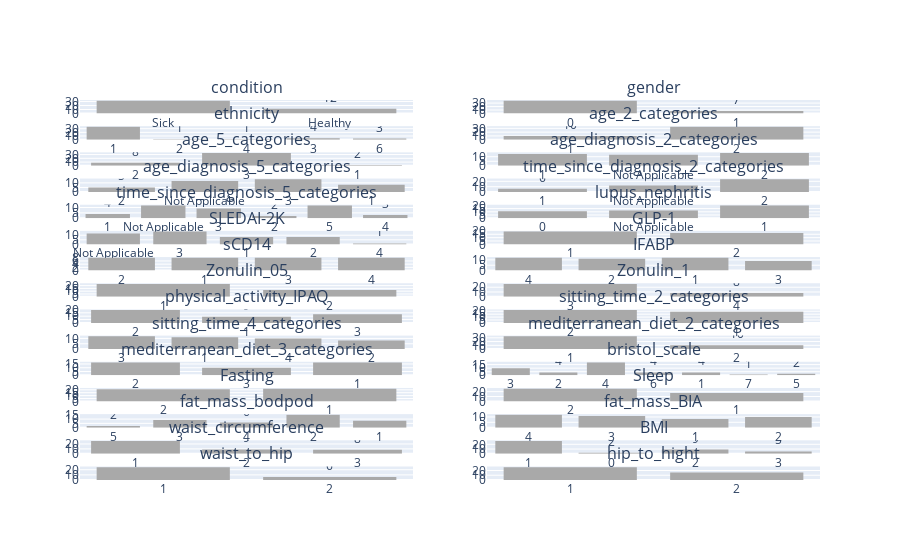

The code cell stored with this chart in its notebook:
### Markdown cell above
## Global Histograms

### Code cell
fig=make_subplots(rows=15, cols=2, subplot_titles=df.columns)

row=1
col=1

for column in df.columns:
    print(column)
    print(row, col)

    fig.add_trace(go.Histogram(x=df[column], showlegend=False, name=column, texttemplate="%{y}", marker_color='darkgray'),row=row, col=col)
    if col == 2:
        col = 1
        row += 1
    else:
        col += 1
fig.show()
plot(fig, filename='Histograms.html', auto_open=False)

### Figure 1 — Plotly figure (JSON) as saved in the notebook; plotly's stock layout.template omitted (floating-point values rounded to 4 significant figures)
{"data": [{"marker": {"color": "darkgray"}, "name": "condition", "showlegend": false, "texttemplate": "%{y}", "type": "histogram", "x": ["Sick", "Healthy", "Healthy", "Healthy", "Healthy", "Healthy", "Healthy", "Healthy", "Healthy", "Healthy", "Healthy", "Healthy", "Healthy", "Sick", "Sick", "Sick", "Sick", "Sick", "Sick", "Sick", "Sick", "Sick", "Sick", "Sick", "Sick", "Sick", "Sick", "Sick", "Sick", "Sick", "Sick", "Sick", "Sick", "Sick", "Sick", "Sick", "Sick", "Sick", "Sick", "Sick", "Sick", "Sick", "Sick", "Sick"], "xaxis": "x", "yaxis": "y"}, {"marker": {"color": "darkgray"}, "name": "gender", "showlegend": false, "texttemplate": "%{y}", "type": "histogram", "x": ["0", "0", "1", "0", "0", "0", "0", "0", "0", "0", "0", "0", "1", "1", "0", "0", "0", "0", "0", "0", "0", "0", "0", "0", "1", "0", "1", "1", "0", "0", "0", "0", "1", "0", "0", "0", "0", "0", "0", "0", "0", "0", "0", "0"], "xaxis": "x2", "yaxis": "y2"}, {"marker": {"color": "darkgray"}, "name": "ethnicity", "showlegend": false, "texttemplate": "%{y}", "type": "histogram", "x": ["1", "1", "1", "1", "1", "1", "1", "1", "1", "1", "1", "1", "1", "1", "2", "4", "1", "1", "1", "3", "1", "6", "1", "1", "1", "1", "1", "3", "1", "3", "1", "1", "1", "1", "1", "6", "6", "3", "1", "1", "1", "1", "1", "1"], "xaxis": "x3", "yaxis": "y3"}, {"marker": {"color": "darkgray"}, "name": "age_2_categories", "showlegend": false, "texttemplate": "%{y}", "type": "histogram", "x": ["1", "2", "2", "2", "2", "2", "2", "2", "2", "2", "2", "2", "2", "2", "2", "1", "2", "1", "2", "2", "2", "2", "2", "2", "1", "1", "2", "2", "2", "2", "2", "2", "2", "1", "1", "2", "2", "2", "1", "2", "1", "2", "2", "1"], "xaxis": "x4", "yaxis": "y4"}, {"marker": {"color": "darkgray"}, "name": "age_5_categories", "showlegend": false, "texttemplate": "%{y}", "type": "histogram", "x": ["2", "3", "3", "3", "3", "3", "3", "3", "3", "3", "3", "3", "3", "3", "3", "2", "3", "2", "3", "3", "3", "3", "3", "3", "2", "1", "3", "3", "3", "3", "3", "3", "3", "2", "2", "3", "3", "3", "2", "3", "2", "3", "3", "1"], "xaxis": "x5", "yaxis": "y5"}, {"marker": {"color": "darkgray"}, "name": "age_diagnosis_2_categories", "showlegend": false, "texttemplate": "%{y}", "type": "histogram", "x": ["1", "Not Applicable", "Not Applicable", "Not Applicable", "Not Applicable", "Not Applicable", "Not Applicable", "Not Applicable", "Not Applicable", "Not Applicable", "Not Applicable", "Not Applicable", "Not Applicable", null, "2", "1", "2", "1", "2", "2", "2", "1", "2", "1", "1", "1", "2", "2", "2", "1", null, null, "2", "1", "1", "2", "2", null, "1", "2", "1", null, "2", "1"], "xaxis": "x6", "yaxis": "y6"}, {"marker": {"color": "darkgray"}, "name": "age_diagnosis_5_categories", "showlegend": false, "texttemplate": "%{y}", "type": "histogram", "x": ["2", "Not Applicable", "Not Applicable", "Not Applicable", "Not Applicable", "Not Applicable", "Not Applicable", "Not Applicable", "Not Applicable", "Not Applicable", "Not Applicable", "Not Applicable", "Not Applicable", null, "3", "2", "3", "1", "3", "3", "3", "1", "3", "1", "2", "1", "3", "3", "3", "2", null, null, "3", "1", "1", "3", "3", null, "2", "3", "1", null, "3", "1"], "xaxis": "x7", "yaxis": "y7"}, {"marker": {"color": "darkgray"}, "name": "time_since_diagnosis_2_categories", "showlegend": false, "texttemplate": "%{y}", "type": "histogram", "x": ["1", "Not Applicable", "Not Applicable", "Not Applicable", "Not Applicable", "Not Applicable", "Not Applicable", "Not Applicable", "Not Applicable", "Not Applicable", "Not Applicable", "Not Applicable", "Not Applicable", "2", "1", "2", "2", "2", "2", "2", "2", "2", "2", "2", "2", "1", "2", "2", "2", "2", null, "2", "2", "1", "2", "2", "2", "2", "1", "2", "2", null, "2", "1"], "xaxis": "x8", "yaxis": "y8"}, {"marker": {"color": "darkgray"}, "name": "time_since_diagnosis_5_categories", "showlegend": false, "texttemplate": "%{y}", "type": "histogram", "x": ["1", "Not Applicable", "Not Applicable", "Not Applicable", "Not Applicable", "Not Applicable", "Not Applicable", "Not Applicable", "Not Applicable", "Not Applicable", "Not Applicable", "Not Applicable", "Not Applicable", "3", "2", "3", "5", "3", "5", "3", "3", "5", "4", "5", "3", "1", "4", "4", "5", "5", null, "3", "5", "2", "5", "5", "5", "5", "1", "5", "3", null, "3", "1"], "xaxis": "x9", "yaxis": "y9"}, {"marker": {"color": "darkgray"}, "name": "lupus_nephritis", "showlegend": false, "texttemplate": "%{y}", "type": "histogram", "x": ["0", "Not Applicable", "Not Applicable", "Not Applicable", "Not Applicable", "Not Applicable", "Not Applicable", "Not Applicable", "Not Applicable", "Not Applicable", "Not Applicable", "Not Applicable", "Not Applicable", "0", "1", "0", "1", "0", "1", "1", "1", "1", "1", "1", "1", "0", "1", "0", "0", "1", "0", "1", "1", "1", "1", "0", "0", "1", "1", "0", "1", null, "1", "1"], "xaxis": "x10", "yaxis": "y10"}, {"marker": {"color": "darkgray"}, "name": "SLEDAI-2K", "showlegend": false, "texttemplate": "%{y}", "type": "histogram", "x": [null, "Not Applicable", "Not Applicable", "Not Applicable", "Not Applicable", "Not Applicable", "Not Applicable", "Not Applicable", "Not Applicable", "Not Applicable", "Not Applicable", "Not Applicable", "Not Applicable", "3", "1", "2", "3", "2", "1", "3", "2", "2", "3", "1", "3", "3", "3", "2", "1", "3", "3", "2", "2", "1", "3", "3", "4", "3", "1", "3", "2", "3", "1", "1"], "xaxis": "x11", "yaxis": "y11"}, {"marker": {"color": "darkgray"}, "name": "GLP-1", "showlegend": false, "texttemplate": "%{y}", "type": "histogram", "x": ["1", "2", null, null, null, null, "2", "1", "1", "1", "1", "1", "1", "1", "2", "2", "1", "1", "2", "1", "1", "2", "2", "2", "2", "2", "2", "1", "2", null, "1", "1", "2", "1", "2", "2", null, null, "2", null, "1", "1", "1", "2"], "xaxis": "x12", "yaxis": "y12"}, {"marker": {"color": "darkgray"}, "name": "sCD14", "showlegend": false, "texttemplate": "%{y}", "type": "histogram", "x": ["2", null, null, null, null, null, "1", "2", "1", "1", "1", "1", null, "3", "4", "3", "4", "4", "4", "3", "1", "2", "4", null, "2", "2", "4", "3", "2", null, "3", "3", null, null, "4", "3", "4", null, "1", null, "1", "2", "3", "2"], "xaxis": "x13", "yaxis": "y13"}, {"marker": {"color": "darkgray"}, "name": "IFABP", "showlegend": false, "texttemplate": "%{y}", "type": "histogram", "x": ["4", "4", "4", "2", "2", "1", "1", "2", "3", "2", "2", "1", "3", "1", "1", "4", "4", "1", "4", "3", "1", "1", "4", "4", "2", "2", "3", "3", "1", "4", "2", "2", "4", "3", "4", "1", "3", "1", "2", "1", "2", "3", "4", "3"], "xaxis": "x14", "yaxis": "y14"}, {"marker": {"color": "darkgray"}, "name": "Zonulin_05", "showlegend": false, "texttemplate": "%{y}", "type": "histogram", "x": ["1", "1", null, null, null, null, "1", "1", "1", "1", "1", "1", "1", "1", "2", "2", "1", "2", "1", "1", "2", "2", "1", "2", "1", null, "2", "1", "2", null, "2", null, "2", "1", "2", "1", "1", null, "1", null, "1", "1", "2", "1"], "xaxis": "x15", "yaxis": "y15"}, {"marker": {"color": "darkgray"}, "name": "Zonulin_1", "showlegend": false, "texttemplate": "%{y}", "type": "histogram", "x": ["3", "3", null, null, null, null, "3", "3", "3", "3", "3", "3", "3", "3", "4", "4", "3", "3", "3", "3", "3", "3", "3", "4", "3", null, "4", "3", "4", null, "3", null, "4", "3", "4", "3", "3", null, "3", null, "3", "3", "4", "3"], "xaxis": "x16", "yaxis": "y16"}, {"marker": {"color": "darkgray"}, "name": "physical_activity_IPAQ", "showlegend": false, "texttemplate": "%{y}", "type": "histogram", "x": ["2", "2", "1", "3", "2", "2", "2", "3", "1", "1", "1", "2", "2", "2", "2", "2", "1", "3", "3", "3", "2", "2", "3", "3", "2", null, "2", "3", "3", "3", "1", "1", "1", null, "1", "2", "3", "3", "2", "3", "2", "2", "2", null], "xaxis": "x17", "yaxis": "y17"}, {"marker": {"color": "darkgray"}, "name": "sitting_time_2_categories", "showlegend": false, "texttemplate": "%{y}", "type": "histogram", "x": ["2", "1", "2", "2", "2", "2", "1", "1", "1", "1", "1", "1", "2", "2", "2", "2", "1", "2", "1", "2", "2", "2", "2", "1", "2", null, "1", "1", "2", "2", "1", "1", "1", null, "1", "1", "1", "2", "2", "2", "2", "2", "1", null], "xaxis": "x18", "yaxis": "y18"}, {"marker": {"color": "darkgray"}, "name": "sitting_time_4_categories", "showlegend": false, "texttemplate": "%{y}", "type": "histogram", "x": ["3", "1", "3", "3", "3", "4", "1", "1", "1", "2", "1", "1", "3", "4", "4", "4", "1", "3", "2", "3", "3", "4", "4", "2", "4", null, "2", "2", "3", "4", "1", "2", "2", null, "1", "1", "2", "4", "4", "3", "3", "3", "1", null], "xaxis": "x19", "yaxis": "y19"}, {"marker": {"color": "darkgray"}, "name": "mediterranean_diet_2_categories", "showlegend": false, "texttemplate": "%{y}", "type": "histogram", "x": ["1", "2", "2", "1", "1", "1", "1", "1", "2", "2", "2", "2", "1", "1", "1", "1", "1", "1", "1", "1", "1", "1", "1", "1", "1", "2", "1", "1", "1", "1", "1", "2", "1", "2", "1", "1", "1", "1", "1", "1", "1", "1", "1", "2"], "xaxis": "x20", "yaxis": "y20"}, {"marker": {"color": "darkgray"}, "name": "mediterranean_diet_3_categories", "showlegend": false, "texttemplate": "%{y}", "type": "histogram", "x": ["2", "3", "3", "2", "2", "2", "2", "2", "3", "3", "3", "3", "1", "2", "1", "2", "2", "1", "1", "2", "1", "1", "2", "1", "2", "3", "1", "1", "1", "1", "2", "3", "1", "3", "2", "1", "1", "1", "2", "1", "2", "2", "1", "3"], "xaxis": "x21", "yaxis": "y21"}, {"marker": {"color": "darkgray"}, "name": "bristol_scale", "showlegend": false, "texttemplate": "%{y}", "type": "histogram", "x": ["3", "2", "4", "4", "4", "4", "4", "4", "4", "4", "4", "4", "4", null, "3", "4", "6", "1", "1", "7", "3", "4", "4", "3", "1", "4", "6", "6", "4", "1", "2", "4", "6", "3", "5", "3", "5", "2", "4", "3", "2", "3", "3", "3"], "xaxis": "x22", "yaxis": "y22"}, {"marker": {"color": "darkgray"}, "name": "Fasting", "showlegend": false, "texttemplate": "%{y}", "type": "histogram", "x": ["2", "2", "1", "1", "1", "2", "1", "1", "2", "2", "1", "2", "1", "2", "1", "1", "2", "2", "1", "2", "1", "1", "1", "1", "1", "2", "1", "2", "1", "2", "1", "1", "1", "2", null, "1", "2", "2", "2", "2", "2", "2", "1", "2"], "xaxis": "x23", "yaxis": "y23"}, {"marker": {"color": "darkgray"}, "name": "Sleep", "showlegend": false, "texttemplate": "%{y}", "type": "histogram", "x": ["2", "2", "1", "1", "2", "1", "1", "1", "2", "1", "1", "2", "1", "2", "1", "2", "2", "2", "2", "2", "1", "1", "1", "2", "1", "2", "2", "1", "2", "2", "1", "2", "2", "2", null, "1", "2", "2", "2", "2", "2", "2", "1", "2"], "xaxis": "x24", "yaxis": "y24"}, {"marker": {"color": "darkgray"}, "name": "fat_mass_bodpod", "showlegend": false, "texttemplate": "%{y}", "type": "histogram", "x": ["5", null, "3", "4", "2", "2", "4", "2", "3", "3", "4", "2", "2", "3", "4", "3", "2", "1", "1", "4", "2", "1", "2", "1", "2", "2", null, null, null, "2", "3", "5", "1", "4", "3", "1", "1", "2", "2", "1", "3", "2", "3", "2"], "xaxis": "x25", "yaxis": "y25"}, {"marker": {"color": "darkgray"}, "name": "fat_mass_BIA", "showlegend": false, "texttemplate": "%{y}", "type": "histogram", "x": ["4", null, "3", "4", "3", "3", "4", "1", "3", "2", "4", "3", "2", "3", "3", "3", "2", "2", "1", "4", "2", "2", "3", "1", "2", "3", null, null, "1", "4", "3", "4", "1", "4", "2", "1", "1", "4", "2", "1", "4", "2", "4", "4"], "xaxis": "x26", "yaxis": "y26"}, {"marker": {"color": "darkgray"}, "name": "waist_circumference", "showlegend": false, "texttemplate": "%{y}", "type": "histogram", "x": ["1", null, "1", "1", "1", "1", "1", "2", "1", "1", "1", "1", "1", "2", "1", "1", "1", "3", "3", "1", "3", "3", "2", "3", "2", "3", "1", "1", "2", "1", "1", "1", "2", "1", "1", "2", "3", "1", "2", "3", "1", "1", "1", "2"], "xaxis": "x27", "yaxis": "y27"}, {"marker": {"color": "darkgray"}, "name": "BMI", "showlegend": false, "texttemplate": "%{y}", "type": "histogram", "x": ["1", null, "1", "0", "1", "1", "1", "2", "1", "1", "0", "2", "1", "1", "1", "1", "1", "3", "3", "1", "2", "2", "1", "3", "1", "3", "1", "1", "2", "1", "1", "1", "2", "1", "1", "1", "3", "1", "2", "2", "1", "1", "1", "2"], "xaxis": "x28", "yaxis": "y28"}, {"marker": {"color": "darkgray"}, "name": "waist_to_hip", "showlegend": false, "texttemplate": "%{y}", "type": "histogram", "x": [null, null, "1", "1", "1", "1", null, "1", "1", "1", "1", "1", "1", null, "1", null, "1", null, "2", "1", "1", "1", "2", "2", null, null, "1", "1", "1", "1", "1", null, "2", null, "1", "1", "2", "1", null, "2", null, "1", "1", null], "xaxis": "x29", "yaxis": "y29"}, {"marker": {"color": "darkgray"}, "name": "hip_to_hight", "showlegend": false, "texttemplate": "%{y}", "type": "histogram", "x": ["1", null, "1", "1", "1", "1", "1", "2", "1", "1", "1", "1", "1", "2", "1", "1", "1", "2", "2", "1", "2", "2", "2", "2", "2", "2", "1", "1", "2", "1", "1", "2", "2", "1", "1", "1", "2", "1", "2", "2", "1", "1", "1", "1"], "xaxis": "x30", "yaxis": "y30"}], "layout": {"annotations": [{"font": {"size": 16}, "showarrow": false, "text": "condition", "x": 0.225, "xanchor": "center", "xref": "paper", "y": 1, "yanchor": "bottom", "yref": "paper"}, {"font": {"size": 16}, "showarrow": false, "text": "gender", "x": 0.775, "xanchor": "center", "xref": "paper", "y": 1, "yanchor": "bottom", "yref": "paper"}, {"font": {"size": 16}, "showarrow": false, "text": "ethnicity", "x": 0.225, "xanchor": "center", "xref": "paper", "y": 0.9311, "yanchor": "bottom", "yref": "paper"}, {"font": {"size": 16}, "showarrow": false, "text": "age_2_categories", "x": 0.775, "xanchor": "center", "xref": "paper", "y": 0.9311, "yanchor": "bottom", "yref": "paper"}, {"font": {"size": 16}, "showarrow": false, "text": "age_5_categories", "x": 0.225, "xanchor": "center", "xref": "paper", "y": 0.8622, "yanchor": "bottom", "yref": "paper"}, {"font": {"size": 16}, "showarrow": false, "text": "age_diagnosis_2_categories", "x": 0.775, "xanchor": "center", "xref": "paper", "y": 0.8622, "yanchor": "bottom", "yref": "paper"}, {"font": {"size": 16}, "showarrow": false, "text": "age_diagnosis_5_categories", "x": 0.225, "xanchor": "center", "xref": "paper", "y": 0.7933, "yanchor": "bottom", "yref": "paper"}, {"font": {"size": 16}, "showarrow": false, "text": "time_since_diagnosis_2_categories", "x": 0.775, "xanchor": "center", "xref": "paper", "y": 0.7933, "yanchor": "bottom", "yref": "paper"}, {"font": {"size": 16}, "showarrow": false, "text": "time_since_diagnosis_5_categories", "x": 0.225, "xanchor": "center", "xref": "paper", "y": 0.7244, "yanchor": "bottom", "yref": "paper"}, {"font": {"size": 16}, "showarrow": false, "text": "lupus_nephritis", "x": 0.775, "xanchor": "center", "xref": "paper", "y": 0.7244, "yanchor": "bottom", "yref": "paper"}, {"font": {"size": 16}, "showarrow": false, "text": "SLEDAI-2K", "x": 0.225, "xanchor": "center", "xref": "paper", "y": 0.6556, "yanchor": "bottom", "yref": "paper"}, {"font": {"size": 16}, "showarrow": false, "text": "GLP-1", "x": 0.775, "xanchor": "center", "xref": "paper", "y": 0.6556, "yanchor": "bottom", "yref": "paper"}, {"font": {"size": 16}, "showarrow": false, "text": "sCD14", "x": 0.225, "xanchor": "center", "xref": "paper", "y": 0.5867, "yanchor": "bottom", "yref": "paper"}, {"font": {"size": 16}, "showarrow": false, "text": "IFABP", "x": 0.775, "xanchor": "center", "xref": "paper", "y": 0.5867, "yanchor": "bottom", "yref": "paper"}, {"font": {"size": 16}, "showarrow": false, "text": "Zonulin_05", "x": 0.225, "xanchor": "center", "xref": "paper", "y": 0.5178, "yanchor": "bottom", "yref": "paper"}, {"font": {"size": 16}, "showarrow": false, "text": "Zonulin_1", "x": 0.775, "xanchor": "center", "xref": "paper", "y": 0.5178, "yanchor": "bottom", "yref": "paper"}, {"font": {"size": 16}, "showarrow": false, "text": "physical_activity_IPAQ", "x": 0.225, "xanchor": "center", "xref": "paper", "y": 0.4489, "yanchor": "bottom", "yref": "paper"}, {"font": {"size": 16}, "showarrow": false, "text": "sitting_time_2_categories", "x": 0.775, "xanchor": "center", "xref": "paper", "y": 0.4489, "yanchor": "bottom", "yref": "paper"}, {"font": {"size": 16}, "showarrow": false, "text": "sitting_time_4_categories", "x": 0.225, "xanchor": "center", "xref": "paper", "y": 0.38, "yanchor": "bottom", "yref": "paper"}, {"font": {"size": 16}, "showarrow": false, "text": "mediterranean_diet_2_categories", "x": 0.775, "xanchor": "center", "xref": "paper", "y": 0.38, "yanchor": "bottom", "yref": "paper"}, {"font": {"size": 16}, "showarrow": false, "text": "mediterranean_diet_3_categories", "x": 0.225, "xanchor": "center", "xref": "paper", "y": 0.3111, "yanchor": "bottom", "yref": "paper"}, {"font": {"size": 16}, "showarrow": false, "text": "bristol_scale", "x": 0.775, "xanchor": "center", "xref": "paper", "y": 0.3111, "yanchor": "bottom", "yref": "paper"}, {"font": {"size": 16}, "showarrow": false, "text": "Fasting", "x": 0.225, "xanchor": "center", "xref": "paper", "y": 0.2422, "yanchor": "bottom", "yref": "paper"}, {"font": {"size": 16}, "showarrow": false, "text": "Sleep", "x": 0.775, "xanchor": "center", "xref": "paper", "y": 0.2422, "yanchor": "bottom", "yref": "paper"}, {"font": {"size": 16}, "showarrow": false, "text": "fat_mass_bodpod", "x": 0.225, "xanchor": "center", "xref": "paper", "y": 0.1733, "yanchor": "bottom", "yref": "paper"}, {"font": {"size": 16}, "showarrow": false, "text": "fat_mass_BIA", "x": 0.775, "xanchor": "center", "xref": "paper", "y": 0.1733, "yanchor": "bottom", "yref": "paper"}, {"font": {"size": 16}, "showarrow": false, "text": "waist_circumference", "x": 0.225, "xanchor": "center", "xref": "paper", "y": 0.1044, "yanchor": "bottom", "yref": "paper"}, {"font": {"size": 16}, "showarrow": false, "text": "BMI", "x": 0.775, "xanchor": "center", "xref": "paper", "y": 0.1044, "yanchor": "bottom", "yref": "paper"}, {"font": {"size": 16}, "showarrow": false, "text": "waist_to_hip", "x": 0.225, "xanchor": "center", "xref": "paper", "y": 0.03556, "yanchor": "bottom", "yref": "paper"}, {"font": {"size": 16}, "showarrow": false, "text": "hip_to_hight", "x": 0.775, "xanchor": "center", "xref": "paper", "y": 0.03556, "yanchor": "bottom", "yref": "paper"}], "xaxis": {"anchor": "y", "domain": [0, 0.45]}, "xaxis10": {"anchor": "y10", "domain": [0.55, 1]}, "xaxis11": {"anchor": "y11", "domain": [0, 0.45]}, "xaxis12": {"anchor": "y12", "domain": [0.55, 1]}, "xaxis13": {"anchor": "y13", "domain": [0, 0.45]}, "xaxis14": {"anchor": "y14", "domain": [0.55, 1]}, "xaxis15": {"anchor": "y15", "domain": [0, 0.45]}, "xaxis16": {"anchor": "y16", "domain": [0.55, 1]}, "xaxis17": {"anchor": "y17", "domain": [0, 0.45]}, "xaxis18": {"anchor": "y18", "domain": [0.55, 1]}, "xaxis19": {"anchor": "y19", "domain": [0, 0.45]}, "xaxis2": {"anchor": "y2", "domain": [0.55, 1]}, "xaxis20": {"anchor": "y20", "domain": [0.55, 1]}, "xaxis21": {"anchor": "y21", "domain": [0, 0.45]}, "xaxis22": {"anchor": "y22", "domain": [0.55, 1]}, "xaxis23": {"anchor": "y23", "domain": [0, 0.45]}, "xaxis24": {"anchor": "y24", "domain": [0.55, 1]}, "xaxis25": {"anchor": "y25", "domain": [0, 0.45]}, "xaxis26": {"anchor": "y26", "domain": [0.55, 1]}, "xaxis27": {"anchor": "y27", "domain": [0, 0.45]}, "xaxis28": {"anchor": "y28", "domain": [0.55, 1]}, "xaxis29": {"anchor": "y29", "domain": [0, 0.45]}, "xaxis3": {"anchor": "y3", "domain": [0, 0.45]}, "xaxis30": {"anchor": "y30", "domain": [0.55, 1]}, "xaxis4": {"anchor": "y4", "domain": [0.55, 1]}, "xaxis5": {"anchor": "y5", "domain": [0, 0.45]}, "xaxis6": {"anchor": "y6", "domain": [0.55, 1]}, "xaxis7": {"anchor": "y7", "domain": [0, 0.45]}, "xaxis8": {"anchor": "y8", "domain": [0.55, 1]}, "xaxis9": {"anchor": "y9", "domain": [0, 0.45]}, "yaxis": {"anchor": "x", "domain": [0.9644, 1]}, "yaxis10": {"anchor": "x10", "domain": [0.6889, 0.7244]}, "yaxis11": {"anchor": "x11", "domain": [0.62, 0.6556]}, "yaxis12": {"anchor": "x12", "domain": [0.62, 0.6556]}, "yaxis13": {"anchor": "x13", "domain": [0.5511, 0.5867]}, "yaxis14": {"anchor": "x14", "domain": [0.5511, 0.5867]}, "yaxis15": {"anchor": "x15", "domain": [0.4822, 0.5178]}, "yaxis16": {"anchor": "x16", "domain": [0.4822, 0.5178]}, "yaxis17": {"anchor": "x17", "domain": [0.4133, 0.4489]}, "yaxis18": {"anchor": "x18", "domain": [0.4133, 0.4489]}, "yaxis19": {"anchor": "x19", "domain": [0.3444, 0.38]}, "yaxis2": {"anchor": "x2", "domain": [0.9644, 1]}, "yaxis20": {"anchor": "x20", "domain": [0.3444, 0.38]}, "yaxis21": {"anchor": "x21", "domain": [0.2756, 0.3111]}, "yaxis22": {"anchor": "x22", "domain": [0.2756, 0.3111]}, "yaxis23": {"anchor": "x23", "domain": [0.2067, 0.2422]}, "yaxis24": {"anchor": "x24", "domain": [0.2067, 0.2422]}, "yaxis25": {"anchor": "x25", "domain": [0.1378, 0.1733]}, "yaxis26": {"anchor": "x26", "domain": [0.1378, 0.1733]}, "yaxis27": {"anchor": "x27", "domain": [0.06889, 0.1044]}, "yaxis28": {"anchor": "x28", "domain": [0.06889, 0.1044]}, "yaxis29": {"anchor": "x29", "domain": [0, 0.03556]}, "yaxis3": {"anchor": "x3", "domain": [0.8956, 0.9311]}, "yaxis30": {"anchor": "x30", "domain": [0, 0.03556]}, "yaxis4": {"anchor": "x4", "domain": [0.8956, 0.9311]}, "yaxis5": {"anchor": "x5", "domain": [0.8267, 0.8622]}, "yaxis6": {"anchor": "x6", "domain": [0.8267, 0.8622]}, "yaxis7": {"anchor": "x7", "domain": [0.7578, 0.7933]}, "yaxis8": {"anchor": "x8", "domain": [0.7578, 0.7933]}, "yaxis9": {"anchor": "x9", "domain": [0.6889, 0.7244]}}}
